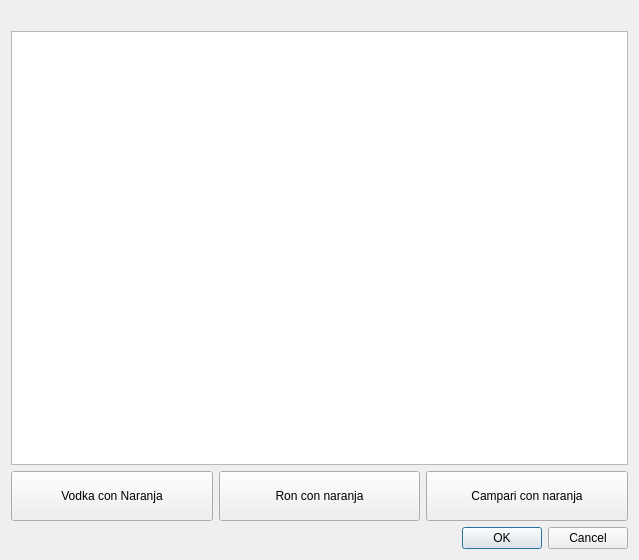
<?xml version="1.0" encoding="UTF-8"?>
<ui version="4.0">
 <class>SelecTrago</class>
 <widget class="QDialog" name="SelecTrago">
  <property name="geometry">
   <rect>
    <x>0</x>
    <y>0</y>
    <width>639</width>
    <height>560</height>
   </rect>
  </property>
  <property name="windowTitle">
   <string>Dialog</string>
  </property>
  <layout class="QVBoxLayout" name="verticalLayout">
   <item>
    <layout class="QVBoxLayout" name="verticalLayout_5"/>
   </item>
   <item>
    <widget class="QLabel" name="label">
     <property name="text">
      <string/>
     </property>
     <property name="pixmap">
      <pixmap resource="loginpicc.qrc">:/new/prefix1/selectTrag.png</pixmap>
     </property>
     <property name="scaledContents">
      <bool>true</bool>
     </property>
    </widget>
   </item>
   <item>
    <layout class="QVBoxLayout" name="verticalLayout_4">
     <item>
      <widget class="QTableView" name="tableView"/>
     </item>
    </layout>
   </item>
   <item>
    <layout class="QHBoxLayout" name="horizontalLayout">
     <item>
      <widget class="QPushButton" name="Bebida1">
       <property name="minimumSize">
        <size>
         <width>40</width>
         <height>50</height>
        </size>
       </property>
       <property name="text">
        <string>Vodka con Naranja</string>
       </property>
      </widget>
     </item>
     <item>
      <widget class="QPushButton" name="Bebida2">
       <property name="minimumSize">
        <size>
         <width>40</width>
         <height>50</height>
        </size>
       </property>
       <property name="text">
        <string>Ron con naranja</string>
       </property>
      </widget>
     </item>
     <item>
      <widget class="QPushButton" name="Bebida3">
       <property name="minimumSize">
        <size>
         <width>40</width>
         <height>50</height>
        </size>
       </property>
       <property name="text">
        <string>Campari con naranja</string>
       </property>
      </widget>
     </item>
    </layout>
   </item>
   <item>
    <widget class="QDialogButtonBox" name="buttonBox">
     <property name="orientation">
      <enum>Qt::Orientation::Horizontal</enum>
     </property>
     <property name="standardButtons">
      <set>QDialogButtonBox::StandardButton::Cancel|QDialogButtonBox::StandardButton::Ok</set>
     </property>
    </widget>
   </item>
  </layout>
 </widget>
 <resources>
  <include location="loginpicc.qrc"/>
 </resources>
 <connections>
  <connection>
   <sender>buttonBox</sender>
   <signal>accepted()</signal>
   <receiver>SelecTrago</receiver>
   <slot>accept()</slot>
   <hints>
    <hint type="sourcelabel">
     <x>248</x>
     <y>254</y>
    </hint>
    <hint type="destinationlabel">
     <x>157</x>
     <y>274</y>
    </hint>
   </hints>
  </connection>
  <connection>
   <sender>buttonBox</sender>
   <signal>rejected()</signal>
   <receiver>SelecTrago</receiver>
   <slot>reject()</slot>
   <hints>
    <hint type="sourcelabel">
     <x>316</x>
     <y>260</y>
    </hint>
    <hint type="destinationlabel">
     <x>286</x>
     <y>274</y>
    </hint>
   </hints>
  </connection>
 </connections>
</ui>
